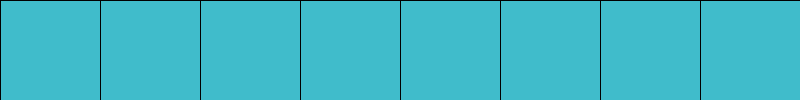
Frame 1 (no input)
Frame 60 (the mouse pressed at the canvas centre just before this capture): identical to frame 1, image omitted
Frame 120 (the mouse held since frame 60 and released just before this capture): identical to frame 1, image omitted

The Processing sketch that drew this single still picture (run headless with seeded random() and noise(); from frame 60 on, the mouse is pressed at the canvas centre):

// Processing sketch: week03_2
// ── week03_2.pde
//week03-2 好玩的程式設計 processing 結合 for()+if()
//crtl-n 開心的程式視窗
void setup(){
 size(800,100);
}
void draw(){
  background(#40BCCB);//用tool色彩選擇器 挑色彩
  for(int x=0; x<800; x+=100) {//x:0 100 200...
    if(x<mouseX && mouseX < x+100) fill(0,255,0);
    else fill(#40BCCB);//依照mouseX的位置，決定色彩
    rect(x,0,100,100);
  }
}

  
